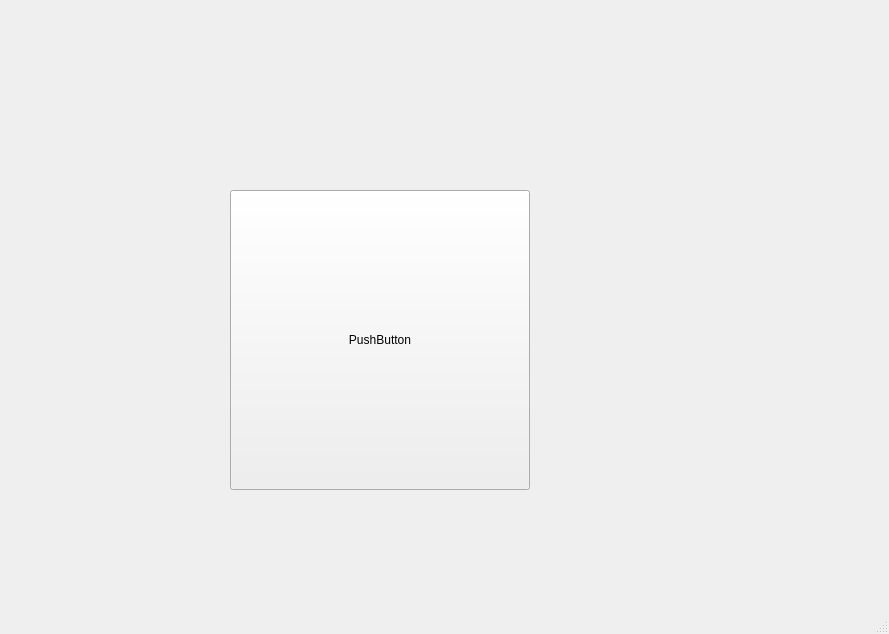
<?xml version="1.0" encoding="UTF-8"?>
<ui version="4.0">
 <class>MainWindow</class>
 <widget class="QMainWindow" name="MainWindow">
  <property name="geometry">
   <rect>
    <x>0</x>
    <y>0</y>
    <width>889</width>
    <height>634</height>
   </rect>
  </property>
  <property name="windowTitle">
   <string>MainWindow</string>
  </property>
  <widget class="QWidget" name="centralwidget">
   <widget class="QPushButton" name="pushButton">
    <property name="geometry">
     <rect>
      <x>230</x>
      <y>190</y>
      <width>300</width>
      <height>300</height>
     </rect>
    </property>
    <property name="minimumSize">
     <size>
      <width>100</width>
      <height>100</height>
     </size>
    </property>
    <property name="maximumSize">
     <size>
      <width>300</width>
      <height>300</height>
     </size>
    </property>
    <property name="text">
     <string>PushButton</string>
    </property>
   </widget>
  </widget>
  <widget class="QMenuBar" name="menubar">
   <property name="geometry">
    <rect>
     <x>0</x>
     <y>0</y>
     <width>889</width>
     <height>26</height>
    </rect>
   </property>
  </widget>
  <widget class="QStatusBar" name="statusbar"/>
 </widget>
 <resources/>
 <connections/>
</ui>
